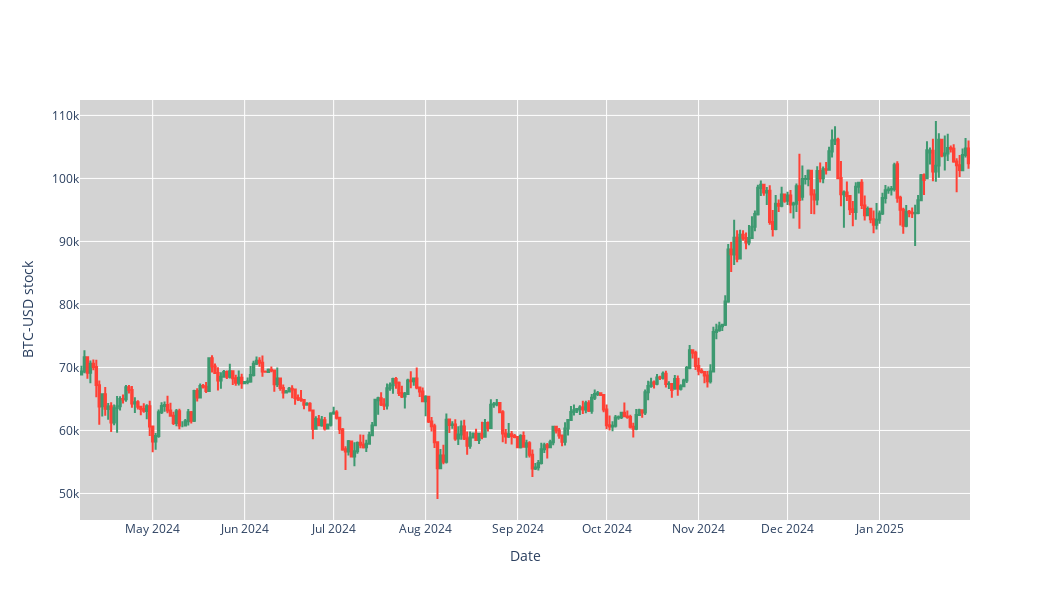

Notebook source saved alongside this figure:
### Code cell
#Candlestick
fig = go.Figure(data=[go.Candlestick(x=stock_data.index, open = stock_data['Open'], close=stock_data['Close'], high = stock_data['High'], low=stock_data['Low'])])
fig.update_layout(xaxis_rangeslider_visible=False, yaxis_title=f'{ticker} stock', xaxis_title='Date', plot_bgcolor='lightgrey',
                  width=1050, height = 600)
fig.show()
#Save it to the folder
fig.write_image('./images/Candlestick.png')

### Figure 1 — Plotly figure (JSON) as saved in the notebook; plotly's stock layout.template omitted (floating-point values rounded to 4 significant figures; data arrays with more than 128 entries replaced by an {"elided": "..."} marker saying what was removed)
{"data": [{"close": {"elided": "300 float values"}, "high": {"elided": "300 float values"}, "low": {"elided": "300 float values"}, "open": {"elided": "300 float values"}, "type": "candlestick", "x": {"elided": "300 str values"}}], "layout": {"height": 600, "plot_bgcolor": "lightgrey", "width": 1050, "xaxis": {"rangeslider": {"visible": false}, "title": {"text": "Date"}}, "yaxis": {"title": {"text": "BTC-USD stock"}}}}
